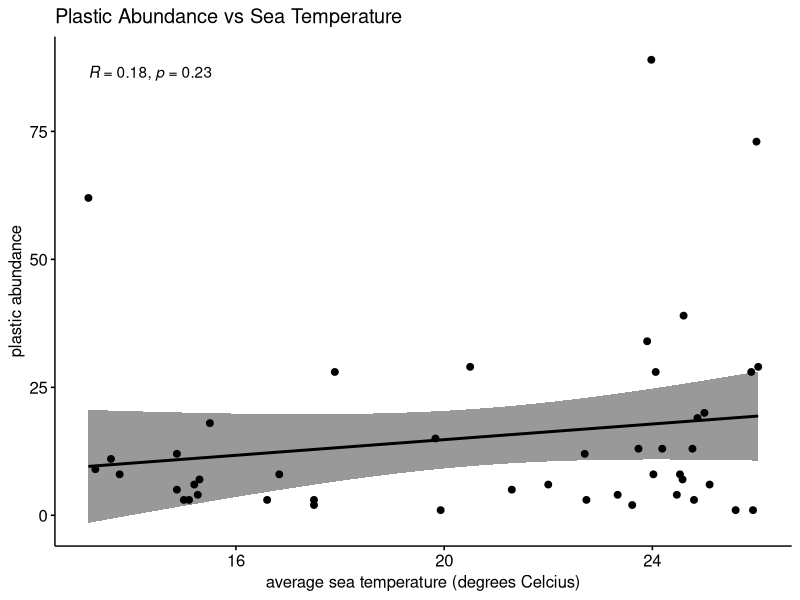
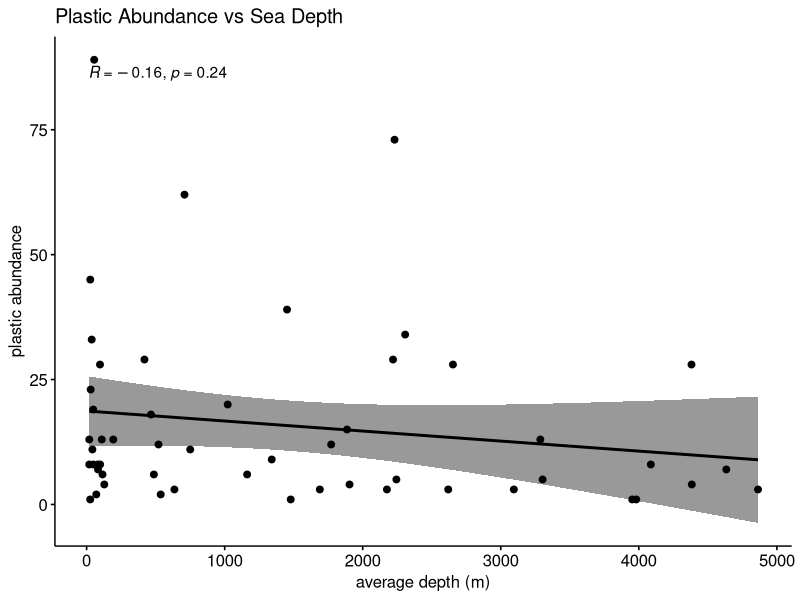
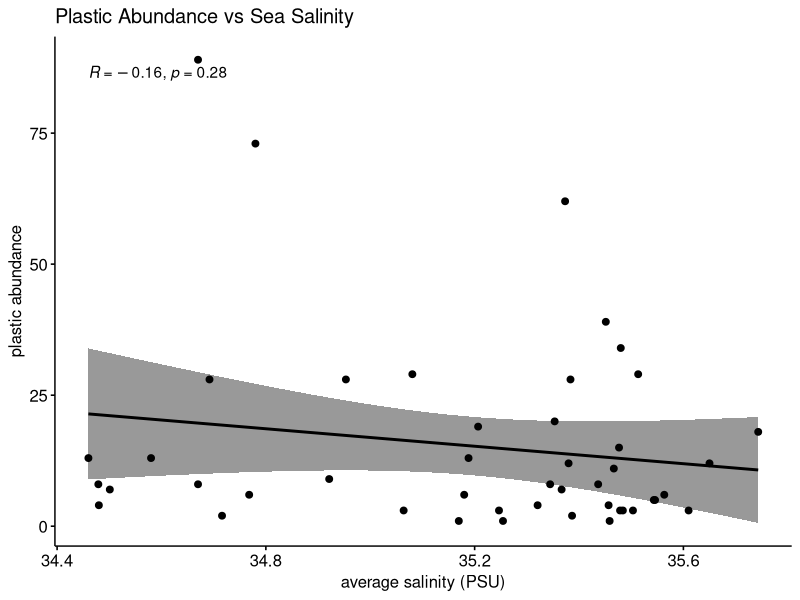
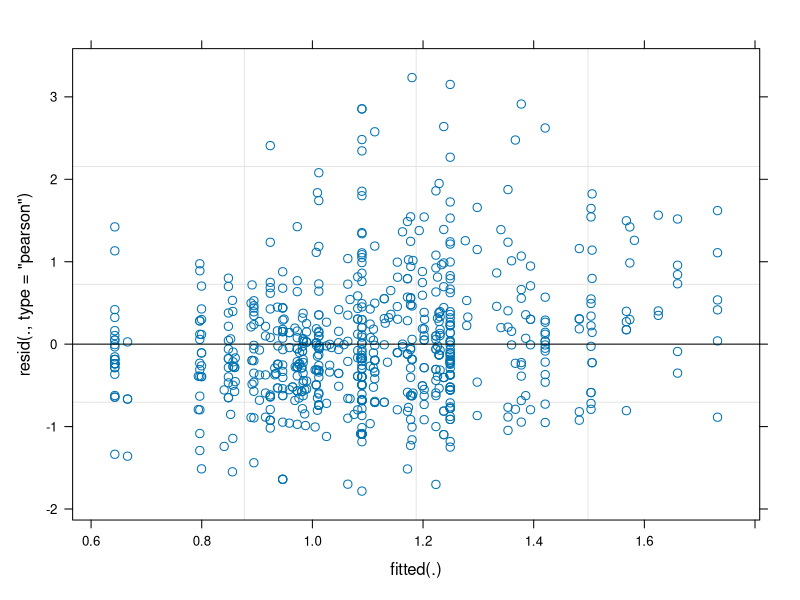
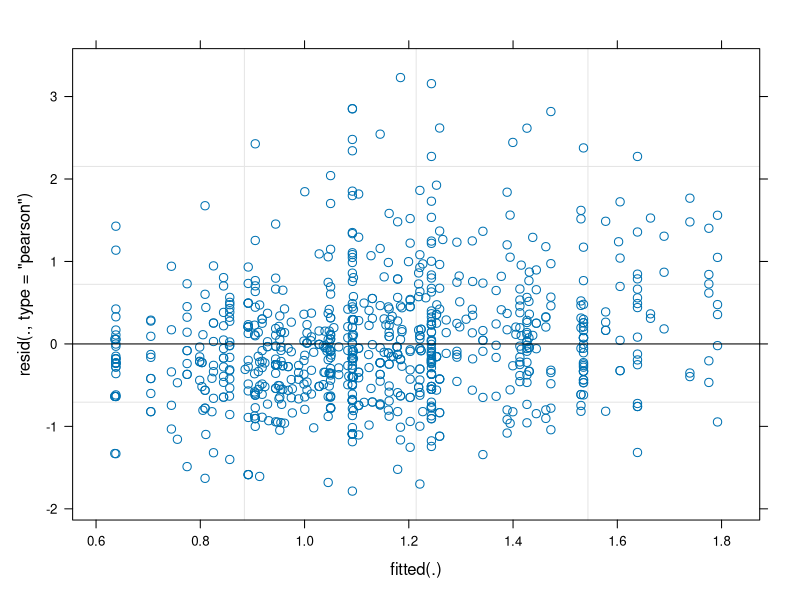
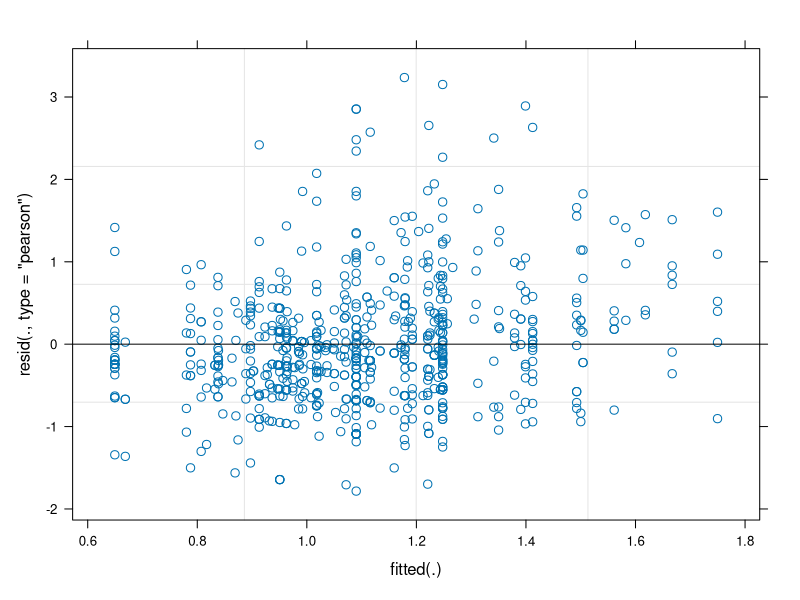

Here is the R script that generated these plots, in order:
## ---- chunk 1
library(readr)
library(ggpubr)
library(tidyverse)
library(lme4)
## ---- chunk 2
nettows_info <- read_csv("data/nettows_info.csv")
plastics_info <- read_csv("data/plastics_info.csv")

plastics_abund <- count(plastics_info, NetStation)

avtemp <- nettows_info %>% 
  group_by(NetStation) %>%
  summarize(averaged.ST = mean(SeaTemperature)) 

avdepth <- nettows_info %>% 
  group_by(NetStation) %>%
  summarize(averaged.depth = mean(Depth)) 

avsalinity <- nettows_info %>% 
  group_by(NetStation) %>%
  summarize(averaged.sal = mean(Salinity)) 

list <- list(plastics_abund, avtemp, avdepth, avsalinity)      
abundancedata <- Reduce(function(x, y) merge(x, y, all=TRUE), list) 
abundancedata$logn <- log(abundancedata$n)

## ---- chunk 3
head(abundancedata, 5)
summary(abundancedata)
## ---- chunk 4
shapiro.test(residuals(lm(logn~averaged.ST,abundancedata))) 
shapiro.test(residuals(lm(logn~averaged.depth,abundancedata))) 
shapiro.test(residuals(lm(logn~averaged.sal,abundancedata)))
## ---- chunk 5
#Scatter plot of plastic abundance and average sea temperature
ggscatter(abundancedata, x = "averaged.ST", y = "n", 
          add = "reg.line", conf.int = TRUE, 
          cor.coef = TRUE, cor.method = "pearson",
          title = "Plastic Abundance vs Sea Temperature", 
          xlab = "average sea temperature (degrees Celcius)", ylab = "plastic abundance")

#Scatter plot of plastic abundance and average depth
ggscatter(abundancedata, x = "averaged.depth", y = "n", 
          add = "reg.line", conf.int = TRUE, 
          cor.coef = TRUE, cor.method = "pearson",
          title = "Plastic Abundance vs Sea Depth", 
          xlab = "average depth (m)", ylab = "plastic abundance")

#Scatter plot of plastic abundance and average salinity
ggscatter(abundancedata, x = "averaged.sal", y = "n", 
          add = "reg.line", conf.int = TRUE, 
          cor.coef = TRUE, cor.method = "pearson",
          title = "Plastic Abundance vs Sea Salinity", 
          xlab = "average salinity (PSU)", ylab = "plastic abundance")
## ---- chunk 6
temperature_pearson <- cor.test(abundancedata$logn, abundancedata$averaged.ST, 
                                method = "pearson")
depth_pearson <- cor.test(abundancedata$logn, abundancedata$averaged.depth, 
                                method = "pearson")
salinity_pearson <- cor.test(abundancedata$logn, abundancedata$averaged.sal, 
                                method = "pearson")
temperature_pearson
depth_pearson 
salinity_pearson
## ---- chunk 7
lengthdata <- merge(plastics_info,nettows_info)
lengthdata$log.length <- log(plastics_info$Length)
mST <- lmer(log.length ~ SeaTemperature +  (1|NetStation/Replicate),lengthdata)
mdepth <- lmer(log.length ~ Depth +  (1|NetStation/Replicate),lengthdata)
msalinity <- lmer(log.length ~ Salinity +  (1|NetStation/Replicate),lengthdata)
plot(mST)
plot(mdepth)
plot(msalinity)
## ---- chunk 8
summary(mST)
summary(mdepth)
summary(msalinity)
